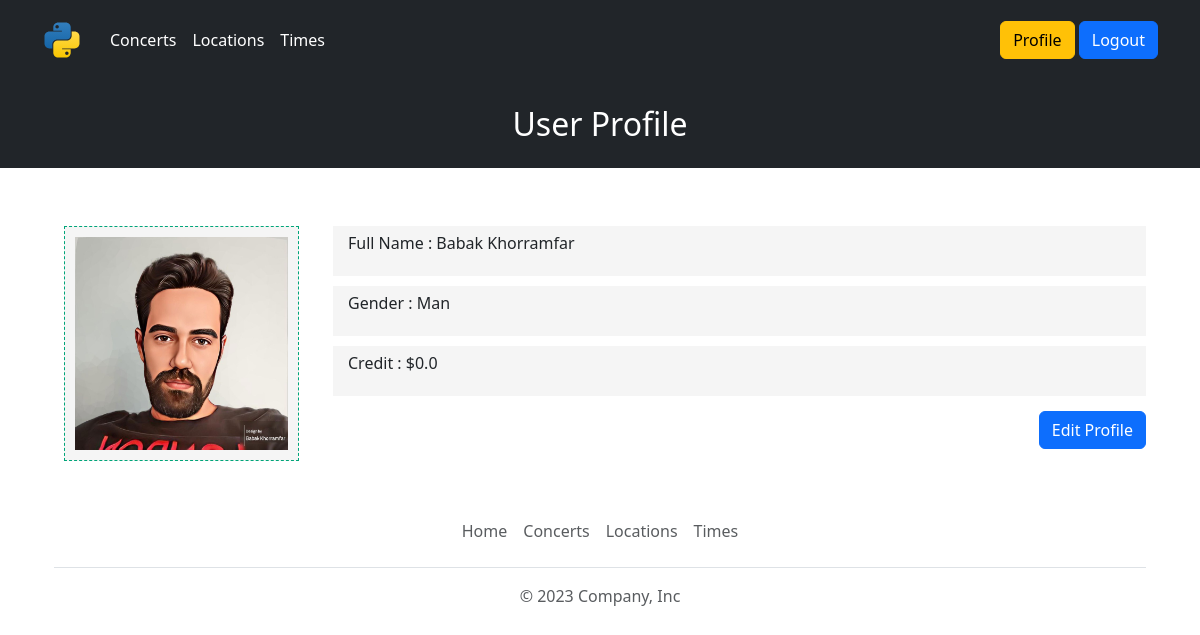
/accounts/profile/ (signed in), run on the app's committed database.
### accounts/models.py (models this page shows)
class ProfileModel(models.Model):
    class Meta:
        verbose_name = "Profile"
    user = models.OneToOneField(User, verbose_name=("User Profile"), on_delete=models.CASCADE, related_name="profile")
    Man = 1
    Woman = 2
    status_choices = ((Man, "Man"), (Woman, "Woman"))
    Gender = models.IntegerField(choices=status_choices, default=1)
    ProfileImage = models.ImageField(upload_to="profileimages/", null=True)
    Credit = models.FloatField(verbose_name='Credit', default=0.00)

### accounts/views.py (the view)
# urls.py: path('profile/', views.ProfileView),
@login_required
def ProfileView(request):
    profile = request.user.profile
    context = {
        'profile': profile,
    }
    return render(request, 'accounts/profile.html', context)

### accounts/templates/accounts/profile.html
{% extends "ticketSales/base.html" %}
{% block title %}
User Profile
{% endblock %}
{% block content %}
<div class="container">
    <div class="row">
        <div class="col-md-3">
            <div class="imageBox profile">
                <img class="img-responsive" src="{{ profile.ProfileImage.url }}"></img>
            </div>
        </div>
        <div class="col-md-9">
            <div class="col-md-12 info-row">
            <p>Full Name : {{ profile.user.get_full_name }}</p>
            </div>
            <div class="col-md-12 info-row">
            <p>Gender : {{ profile.get_Gender_display }}</p>
            </div>
            <div class="col-md-12 info-row">
            <p>Credit : ${{ profile.Credit }}</p>
            </div>
            <button type="button" onclick="window.location.href='/accounts/profileEdit'" class="btn btn-primary btn-pe">Edit Profile</button>
        </div>
    </div>
</div>
{% endblock %}

### ticketSales/static/ticketSales/css/style.css (style rules this page uses)
.imageBox { margin: 10px; background-color:whitesmoke; text-align: center; font-size: 18px; border: 1px dashed rgb(0, 165, 121); padding: 10px; }
.imageBox.profile img { width: 100%; height: auto; }
.imageBox img { width: 154px; height: 226px; }
button { margin: 5px 0 !important; padding: 10px 20px; background: #007bff; color: #fff; border: none; border-radius: 5px; cursor: pointer; }
.info-row { background-color:whitesmoke; padding: 5px 15px; width: 100%; margin: 10px 0; }
.btn-pe { float: right; }

### ticketSales/static/ticketSales/css/sign-in.css (style rules this page uses)
html, body { height: 100%; }

### data on the page
ProfileModel: ProfileImage (picture), user.get_full_name "Babak Khorramfar", Gender "Man", Credit "0.0"
